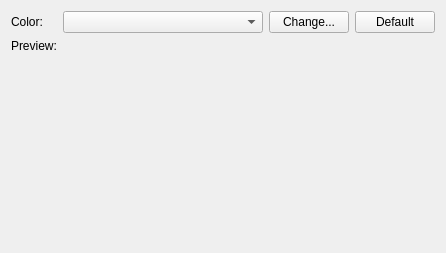
<?xml version="1.0" encoding="UTF-8"?>
<ui version="4.0">
 <class>ui::options::OptionsPageColors</class>
 <widget class="QWidget" name="ui::options::OptionsPageColors">
  <property name="geometry">
   <rect>
    <x>0</x>
    <y>0</y>
    <width>434</width>
    <height>253</height>
   </rect>
  </property>
  <property name="windowTitle">
   <string>Form</string>
  </property>
  <layout class="QGridLayout" name="gridLayout">
   <item row="3" column="0">
    <spacer name="verticalSpacer">
     <property name="orientation">
      <enum>Qt::Vertical</enum>
     </property>
     <property name="sizeHint" stdset="0">
      <size>
       <width>20</width>
       <height>0</height>
      </size>
     </property>
    </spacer>
   </item>
   <item row="0" column="1">
    <widget class="QComboBox" name="ColorList">
     <property name="sizePolicy">
      <sizepolicy hsizetype="Fixed" vsizetype="Fixed">
       <horstretch>0</horstretch>
       <verstretch>0</verstretch>
      </sizepolicy>
     </property>
     <property name="minimumSize">
      <size>
       <width>200</width>
       <height>0</height>
      </size>
     </property>
     <property name="maximumSize">
      <size>
       <width>200</width>
       <height>16777215</height>
      </size>
     </property>
    </widget>
   </item>
   <item row="0" column="5">
    <spacer name="horizontalSpacer">
     <property name="orientation">
      <enum>Qt::Horizontal</enum>
     </property>
     <property name="sizeHint" stdset="0">
      <size>
       <width>0</width>
       <height>20</height>
      </size>
     </property>
    </spacer>
   </item>
   <item row="0" column="4">
    <widget class="QPushButton" name="Default">
     <property name="text">
      <string>Default</string>
     </property>
    </widget>
   </item>
   <item row="0" column="0">
    <widget class="QLabel" name="label">
     <property name="sizePolicy">
      <sizepolicy hsizetype="Fixed" vsizetype="Preferred">
       <horstretch>0</horstretch>
       <verstretch>0</verstretch>
      </sizepolicy>
     </property>
     <property name="text">
      <string>Color:</string>
     </property>
    </widget>
   </item>
   <item row="0" column="3">
    <widget class="QPushButton" name="ChangeColor">
     <property name="sizePolicy">
      <sizepolicy hsizetype="Minimum" vsizetype="Fixed">
       <horstretch>0</horstretch>
       <verstretch>0</verstretch>
      </sizepolicy>
     </property>
     <property name="text">
      <string>Change...</string>
     </property>
    </widget>
   </item>
   <item row="1" column="0">
    <widget class="QLabel" name="label_2">
     <property name="sizePolicy">
      <sizepolicy hsizetype="Fixed" vsizetype="Preferred">
       <horstretch>0</horstretch>
       <verstretch>0</verstretch>
      </sizepolicy>
     </property>
     <property name="text">
      <string>Preview:</string>
     </property>
     <property name="alignment">
      <set>Qt::AlignLeading|Qt::AlignLeft|Qt::AlignTop</set>
     </property>
    </widget>
   </item>
   <item row="1" column="1">
    <widget class="QWidget" name="Preview" native="true">
     <property name="sizePolicy">
      <sizepolicy hsizetype="Fixed" vsizetype="Fixed">
       <horstretch>0</horstretch>
       <verstretch>0</verstretch>
      </sizepolicy>
     </property>
     <property name="minimumSize">
      <size>
       <width>200</width>
       <height>200</height>
      </size>
     </property>
     <property name="maximumSize">
      <size>
       <width>200</width>
       <height>200</height>
      </size>
     </property>
    </widget>
   </item>
  </layout>
 </widget>
 <resources/>
 <connections/>
</ui>
